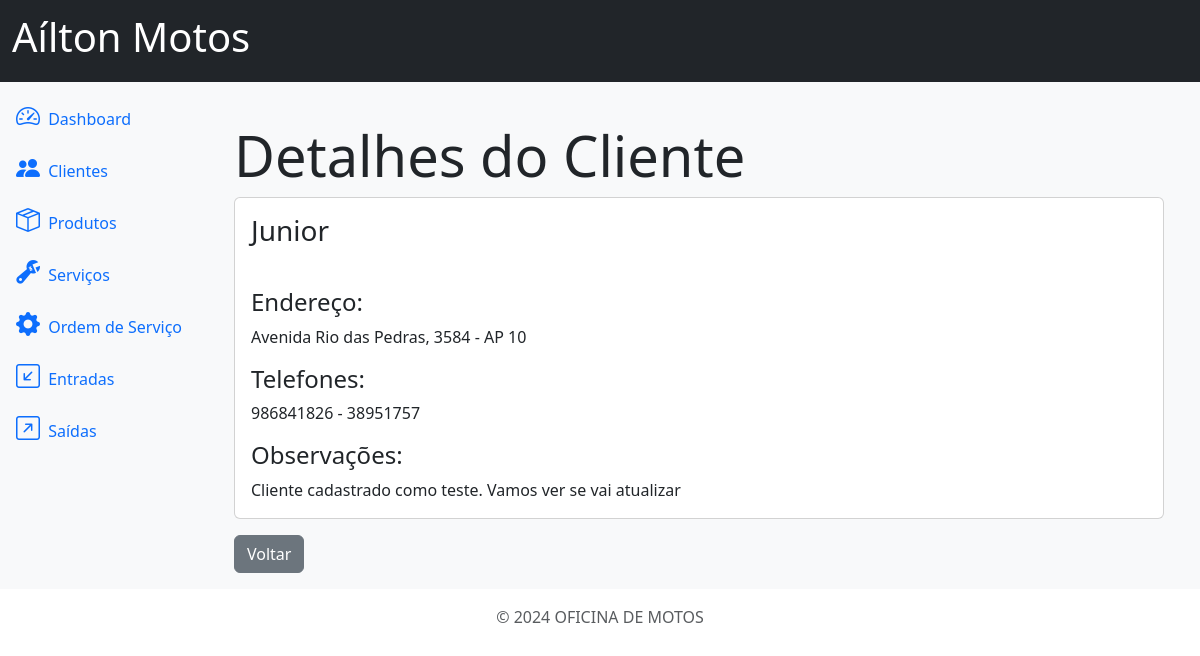
Screenshot of /customers/1/detail/ with the database file from the repository.
### customers/models.py (models this page shows, shortened)
class Client(models.Model):
    id = models.AutoField(primary_key=True)
    name = models.CharField(max_length=500)
    address = models.CharField(max_length=500, blank=True, null=True)
    address_number = models.CharField(max_length=20, blank=True, null=True)
    phone1 = models.CharField(max_length=15)
    phone2 = models.CharField(max_length=15, blank=True, null=True)
    comments = models.TextField(blank=True, null=True)

### customers/views.py (the view)
# urls.py: path('customers/<int:pk>/detail/', ClientDetailView.as_view(), name='customers_detail'),
class ClientDetailView(DetailView):
    model = Client
    template_name = 'customers_detail.html'

### customers/templates/customers_detail.html
{% extends 'base.html' %}
{% block content %}
<div class="container mt-4">
    <h3 class="display-4">Detalhes do Cliente</h3>
    <div class="card">
        <div class="card-body">
            <h3 class="card-title">{{ object.name }}</h3>
        </div>
        <div class="card-body">
            <h4>Endereço:</h4>
            <p>{{ object.address }}, {{ object.address_number }}</p>
            <h4>Telefones:</h4>
            <p>{{ object.phone1 }}  -  {{ object.phone2 }}</p>
            <h4>Observações:</h4>
            <p class="card-text">{{ object.comments }}</p>
        </div>
    </div>
    <a href="{% url 'customers' %}" class="btn btn-secondary mt-3">Voltar</a>
</div>
{% endblock %}

### rows the page displays
Client: name "Junior", address "Avenida Rio das Pedras", address_number "3584 - AP 10", phone1 "986841826", phone2 "38951757", comments "Cliente cadastrado como teste. Vamos ver se vai atualizar"
